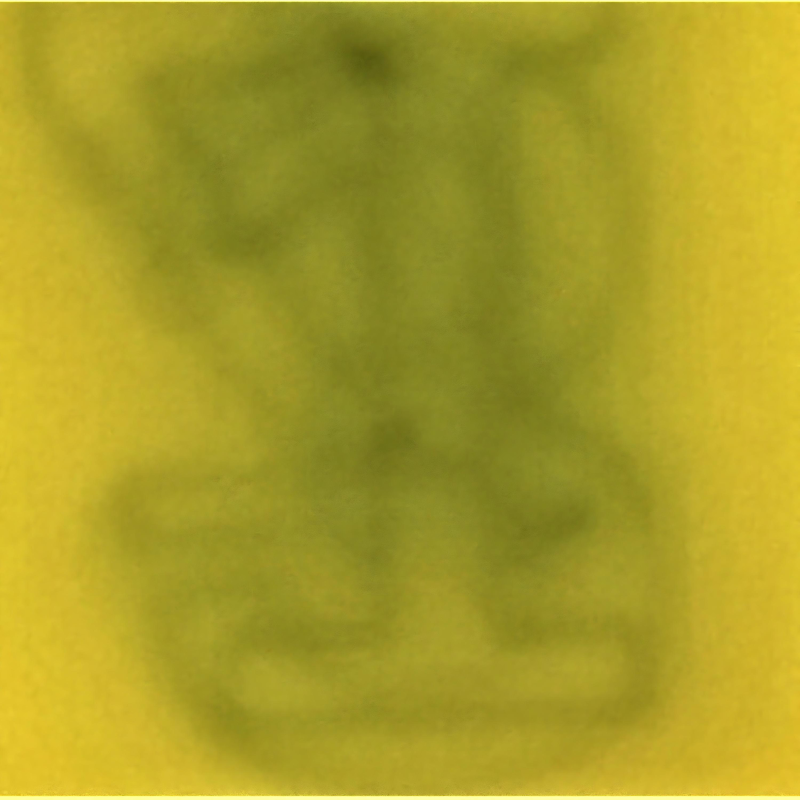
#> input picture raw_data/layers/1/raw.png, 1600 x 1600 px, found by its file name (shown at 1/2 size)
$ python run_clean_high_bin.py
#> lines starting #> are read from the running program, lines starting #| are printed output that depends on the picture; after the words box and inside, x2 and y2 are one past the last pixel; in counts of white or black regions, pixels touching at a corner belong together
### src/clean_high_bin.py
from __future__ import annotations

from pathlib import Path

import cv2
import numpy as np
from PIL import Image, ImageDraw


LABELS = ["1", "3", "4", "7"]

HIGH_PARAMS = {
    "gain": 0.52,
    "sig_gain": 0.38,
    "gate_relax": 0.06,
    "length_scale": 1.20,
    "support_sigma": 2.4,
    "crisp": 0.56,
    "bin_q": 85.0,
}


def normalize_percentile(x: np.ndarray, p_low: float = 1.0, p_high: float = 99.5) -> np.ndarray:
    x = np.asarray(x, dtype=np.float32)
    finite = np.isfinite(x)
    if not np.any(finite):
        return np.zeros_like(x, dtype=np.float32)
    lo, hi = np.percentile(x[finite], [p_low, p_high])
    if hi <= lo + 1e-8:
        return np.zeros_like(x, dtype=np.float32)
    return np.clip((x - lo) / (hi - lo), 0, 1).astype(np.float32)


def load_signal(path: Path) -> np.ndarray:
    arr = np.asarray(Image.open(path).convert("L"), dtype=np.float32) / 255.0
    # Input paper-clean images are black-on-white display images.
    return normalize_percentile(1.0 - arr, 1, 99.2)


def display_signal(signal: np.ndarray, gamma: float = 0.54, darkness: float = 0.98) -> np.ndarray:
    signal = normalize_percentile(signal, 1.0, 99.15)
    return np.clip(1.0 - darkness * np.power(np.clip(signal, 0, 1), gamma), 0, 1).astype(np.float32)


def save_gray(image: np.ndarray, path: Path) -> None:
    path.parent.mkdir(parents=True, exist_ok=True)
    Image.fromarray(np.clip(image * 255, 0, 255).astype(np.uint8)).save(path)


def save_binary(image: np.ndarray, path: Path) -> None:
    path.parent.mkdir(parents=True, exist_ok=True)
    Image.fromarray((np.clip(image, 0, 1) * 255).astype(np.uint8)).save(path)


def local_orientation_closing(mask: np.ndarray, max_len: int) -> np.ndarray:
    out = mask.astype(np.uint8).copy()
    for length in [max(5, max_len // 2), max(7, max_len)]:
        length = int(length) | 1
        for angle in (0, 30, 60, 90, 120, 150):
            kernel = np.zeros((length, length), dtype=np.uint8)
            center = length // 2
            theta = np.deg2rad(angle)
            dx = int(round(np.cos(theta) * center))
            dy = int(round(np.sin(theta) * center))
            cv2.line(kernel, (center - dx, center - dy), (center + dx, center + dy), 1, 1)
            closed = cv2.morphologyEx(mask.astype(np.uint8), cv2.MORPH_CLOSE, kernel)
            out = np.maximum(out, closed)
    return out.astype(np.float32)


def remove_dust(mask: np.ndarray, min_area: int) -> np.ndarray:
    num, labels, stats, _ = cv2.connectedComponentsWithStats(mask.astype(np.uint8), 8)
    out = np.zeros_like(mask, dtype=np.uint8)
    for cid in range(1, num):
        if int(stats[cid, cv2.CC_STAT_AREA]) >= min_area:
            out[labels == cid] = 1
    return out.astype(np.float32)


def binarize_clean_high(signal: np.ndarray) -> np.ndarray:
    sig = normalize_percentile(signal, 1, 99.4)
    thr_percentile = np.percentile(sig, HIGH_PARAMS["bin_q"])
    otsu_input = np.clip(sig * 255, 0, 255).astype(np.uint8)
    otsu_thr, _ = cv2.threshold(otsu_input, 0, 255, cv2.THRESH_BINARY + cv2.THRESH_OTSU)
    thr = max(float(thr_percentile), otsu_thr / 255.0 * 0.92)
    bw = (sig > thr).astype(np.uint8)
    bw = remove_dust(bw, min_area=max(4, sig.size // 160000)).astype(np.uint8)
    bw = cv2.morphologyEx(bw, cv2.MORPH_CLOSE, cv2.getStructuringElement(cv2.MORPH_ELLIPSE, (3, 3)))
    return bw.astype(np.float32)


def clean_high_bin(clean_signal: np.ndarray, source_evidence: np.ndarray) -> dict[str, np.ndarray]:
    sig = normalize_percentile(clean_signal, 1, 99.2)
    evidence = normalize_percentile(source_evidence, 1, 99.2)
    h, w = sig.shape
    min_area = max(3, sig.size // 180000)

    high = sig > max(0.20, float(np.percentile(sig, 84)))
    support = cv2.GaussianBlur(high.astype(np.float32), (0, 0), HIGH_PARAMS["support_sigma"])
    p_low = np.percentile(evidence, 61)
    p_high = np.percentile(evidence, 94)
    evidence_gate = np.clip((evidence - p_low) / (p_high - p_low + 1e-6), 0, 1)

    gate_thr = max(0.08, 0.16 - HIGH_PARAMS["gate_relax"])
    bridge_candidate = (support > 0.045) & (evidence_gate > gate_thr)

    base_len = max(7, min(19, int(round(max(h, w) * 0.010))))
    max_len = max(5, int(round(base_len * HIGH_PARAMS["length_scale"]))) | 1
    bridged = local_orientation_closing(bridge_candidate.astype(np.uint8), max_len=max_len)
    bridged = bridged * (cv2.GaussianBlur(high.astype(np.float32), (0, 0), 5.0) > 0.018)

    support_mask = np.maximum(high.astype(np.float32), bridged)
    support_mask = remove_dust(support_mask, min_area=min_area)
    support_mask = cv2.morphologyEx(
        support_mask.astype(np.uint8),
        cv2.MORPH_CLOSE,
        cv2.getStructuringElement(cv2.MORPH_ELLIPSE, (3, 3)),
    ).astype(np.float32)

    repaired = np.maximum(
        sig,
        HIGH_PARAMS["gain"] * support_mask * evidence_gate + HIGH_PARAMS["sig_gain"] * sig * support_mask,
    )
    repaired = cv2.GaussianBlur(repaired.astype(np.float32), (0, 0), 0.45)
    repaired = normalize_percentile(repaired, 2.0, 98.8)

    blur = cv2.GaussianBlur(repaired, (0, 0), 1.2)
    crisp = normalize_percentile(np.maximum(repaired + HIGH_PARAMS["crisp"] * (repaired - blur), 0), 2.0, 98.7)
    crisp = crisp * (0.28 + 0.72 * np.maximum(support_mask, high.astype(np.float32)))
    crisp = normalize_percentile(crisp, 2.4, 98.6)

    binary = binarize_clean_high(crisp)
    added_audit = normalize_percentile(np.maximum(crisp - sig, 0), 1, 99)
    return {
        "clean_high": crisp.astype(np.float32),
        "clean_high_bin": binary.astype(np.float32),
        "support_mask": support_mask.astype(np.float32),
        "added_audit": added_audit.astype(np.float32),
    }


def make_contact_sheet(labels: list[str], columns: dict[str, list[np.ndarray]], outpath: Path) -> None:
    names = list(columns)
    tile = (270, 270)
    header = 58
    label_w = 48
    sheet = Image.new("RGB", (label_w + len(names) * tile[0], header + len(labels) * tile[1]), "white")
    draw = ImageDraw.Draw(sheet)
    for c, name in enumerate(names):
        x = label_w + c * tile[0]
        draw.rectangle([x, 0, x + tile[0], header], fill=(242, 242, 242))
        draw.text((x + 8, 10), name, fill=(0, 0, 0))
    for r, label in enumerate(labels):
        y = header + r * tile[1]
        draw.rectangle([0, y, label_w, y + tile[1]], fill=(248, 248, 248))
        draw.text((17, y + 14), label, fill=(0, 0, 0))
        for c, name in enumerate(names):
            image = columns[name][r]
            if image.ndim == 3:
                thumb = Image.fromarray(image.astype(np.uint8)).convert("RGB")
                fill = "white"
            else:
                thumb = Image.fromarray(np.clip(image * 255, 0, 255).astype(np.uint8)).convert("RGB")
                fill = "black" if name.endswith("_bin") else "white"
            thumb.thumbnail(tile, Image.Resampling.LANCZOS)
            canvas = Image.new("RGB", tile, fill)
            canvas.paste(thumb, ((tile[0] - thumb.width) // 2, (tile[1] - thumb.height) // 2))
            sheet.paste(canvas, (label_w + c * tile[0], y))
    outpath.parent.mkdir(parents=True, exist_ok=True)
    sheet.save(outpath)

### run_clean_high_bin.py
from __future__ import annotations

import argparse
from datetime import datetime
from pathlib import Path

import numpy as np
from PIL import Image

from src.clean_high_bin import (
    LABELS,
    clean_high_bin,
    display_signal,
    load_signal,
    make_contact_sheet,
    save_binary,
    save_gray,
)


def run(source: Path, out_root: Path) -> Path:
    outdir = out_root / f"clean_high_bin_{datetime.now().strftime('%Y%m%d_%H%M%S')}"
    outdir.mkdir(parents=True, exist_ok=False)

    columns: dict[str, list[np.ndarray]] = {
        "raw": [],
        "source_clean": [],
        "clean_high": [],
        "clean_high_bin": [],
    }

    for label in LABELS:
        layer_src = source / "layers" / label
        layer_out = outdir / "layers" / label
        layer_out.mkdir(parents=True, exist_ok=True)

        raw = np.asarray(Image.open(layer_src / "raw.png").convert("RGB"))
        clean_signal = load_signal(layer_src / "paper_clean.png")
        evidence = load_signal(layer_src / "source_hybrid_soft.png")
        result = clean_high_bin(clean_signal, evidence)

        Image.fromarray(raw).save(layer_out / "raw.png")
        save_gray(display_signal(clean_signal), layer_out / "source_clean.png")
        save_gray(display_signal(result["clean_high"]), layer_out / "clean_high.png")
        save_binary(result["clean_high_bin"], layer_out / "clean_high_bin.png")
        save_gray(result["support_mask"], layer_out / "support_mask.png")
        save_gray(result["added_audit"], layer_out / "added_audit.png")

        np.save(layer_out / "clean_high.npy", result["clean_high"])
        np.save(layer_out / "clean_high_bin.npy", result["clean_high_bin"])
        np.save(layer_out / "support_mask.npy", result["support_mask"])
        np.save(layer_out / "added_audit.npy", result["added_audit"])

        columns["raw"].append(raw)
        columns["source_clean"].append(display_signal(clean_signal))
        columns["clean_high"].append(display_signal(result["clean_high"]))
        columns["clean_high_bin"].append(result["clean_high_bin"])

    make_contact_sheet(columns=columns, labels=LABELS, outpath=outdir / "contact_sheets" / "clean_high_bin_overview.png")
    (outdir / "method.md").write_text(
        """# Clean High Binary Output

This run uses the selected clean_high_bin stage only.

Inputs per layer:
- raw.png
- paper_clean.png
- source_hybrid_soft.png

Outputs per layer:
- clean_high.png
- clean_high_bin.png
- support_mask.png
- added_audit.png
""",
        encoding="utf-8",
    )
    return outdir


def main() -> None:
    parser = argparse.ArgumentParser(description="Run the selected clean_high_bin image-processing stage.")
    parser.add_argument("--source", default="sample_data", help="Input folder containing layers/<label>/ files.")
    parser.add_argument("--out-root", default="outputs", help="Output root directory.")
    args = parser.parse_args()
    outdir = run(Path(args.source), Path(args.out_root))
#> in run, raw is the input picture: shape (1600, 1600, 3); mean R, G, B 169.5, 157.7, 39.4
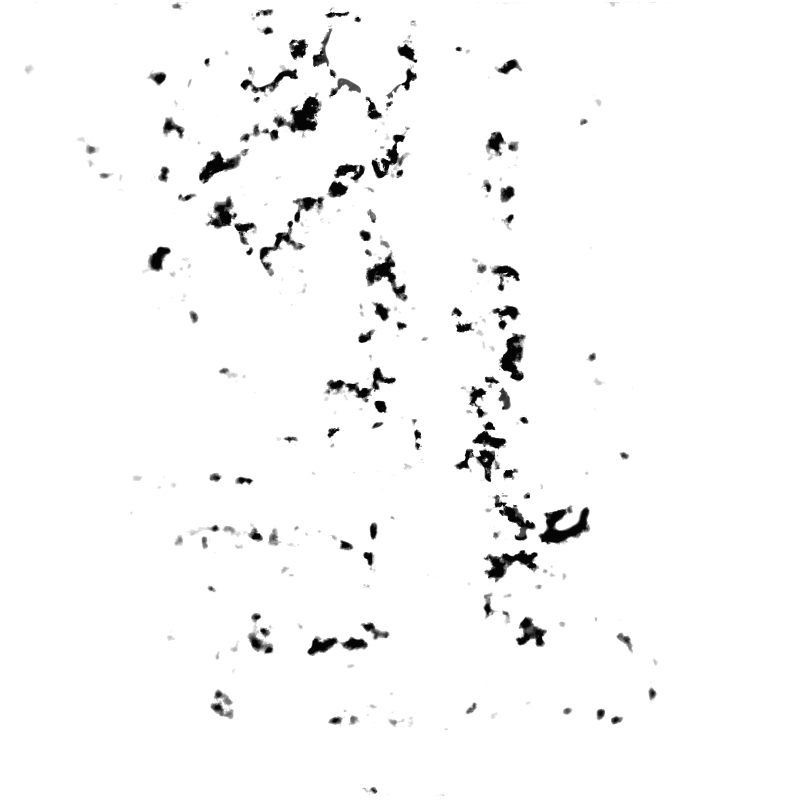
#> input picture sample_data/layers/1/paper_clean.png, 1600 x 1600 px (shown at 1/2 size)
#> in normalize_percentile, `finite = np.isfinite(x)`: finite: shape (1600, 1600) bool; every value is 1
#> in normalize_percentile, `lo, hi = np.percentile(x[finite], [p_low, p_high])`: lo = 0; hi = 0.98
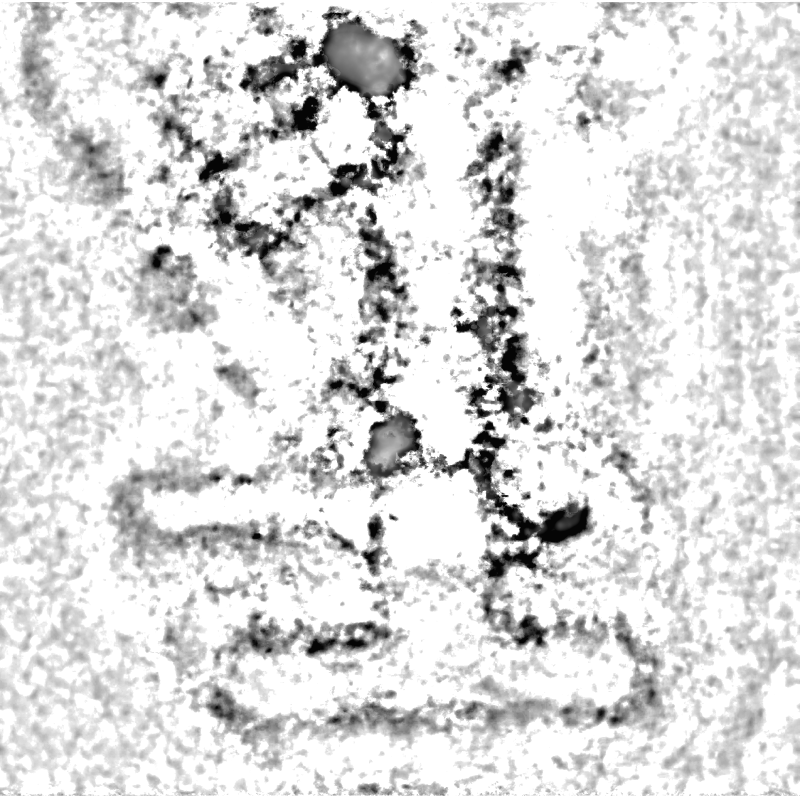
#> input picture sample_data/layers/1/source_hybrid_soft.png, 1600 x 1600 px (shown at 1/2 size)
#> call 2 of normalize_percentile, with p_low = 1, p_high = 99.2
#> in normalize_percentile (call 2), `x = np.asarray(x, dtype=np.float32)`:
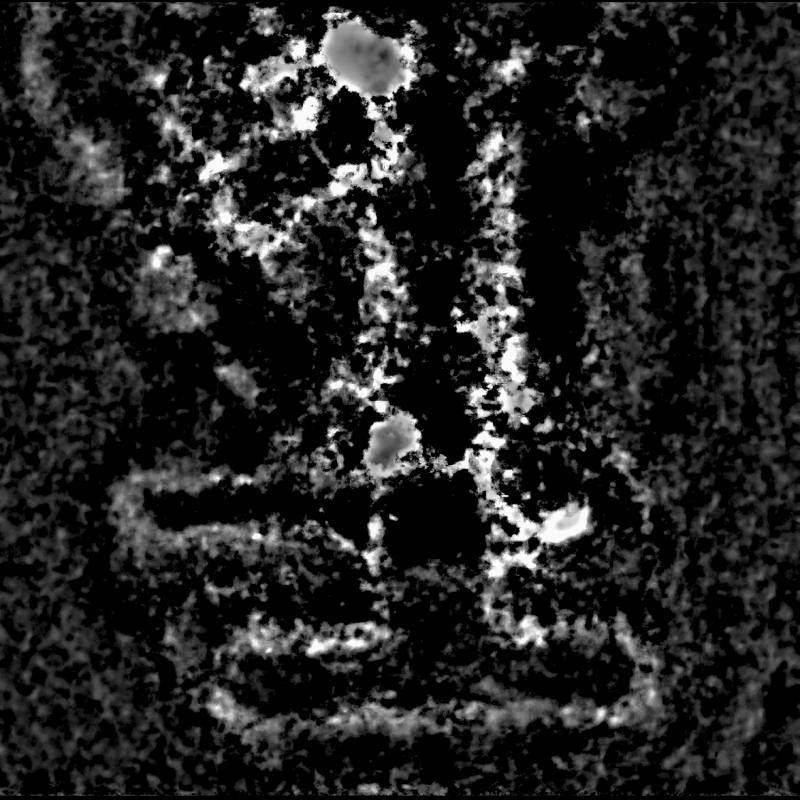
#> x: shape (1600, 1600) float32 (shown at 1/2 size); min 0, max 0.98, mean 0.139
#> in clean_high_bin, `high = sig > max(0.20, float(np.percentile(sig, 84)))`:
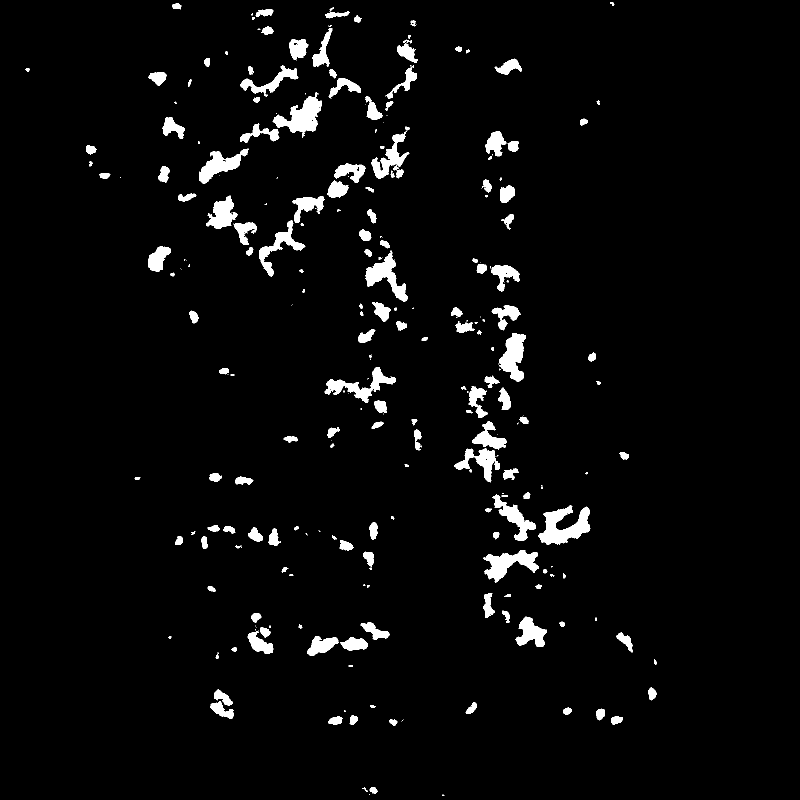
#> high: shape (1600, 1600) bool (shown at 1/2 size); 3.6% white; 269 white regions (90 under 20 px), largest, box (x1, y1, x2, y2) and area: (1076, 1010, 1181, 1089) 4280, (545, 185, 644, 275) 3751, (967, 1100, 1078, 1165) 3306
#> in clean_high_bin, `p_low = np.percentile(evidence, 61)`: p_low = 0.124
#> in clean_high_bin, `p_high = np.percentile(evidence, 94)`: p_high = 0.548
#> in clean_high_bin, `bridge_candidate = (support > 0.045) & (evidence_gate > gate_thr)`: bridge_candidate: shape (1600, 1600) bool; 6.2% white; 164 white regions (9 under 20 px), largest, box (x1, y1, x2, y2) and area: (515, 324, 735, 556) 10165, (477, 182, 647, 289) 7080, (1073, 1007, 1184, 1093) 6063
#> after the loop in local_orientation_closing, `for length in [max(5, max_len // 2), max(7, max_len)]:`: out: shape (1600, 1600); values 0 (black) and 1 (white), 7.5% white; 106 white regions (25 under 20 px), largest, box (x1, y1, x2, y2) and area: (394, 12, 839, 371) 33200, (963, 982, 1184, 1298) 24976, (408, 250, 823, 556) 24916
#> in clean_high_bin, `bridged = bridged * (cv2.GaussianBlur(high.astype(np.float32), (0, 0),..`: bridged: shape (1600, 1600) float32; values 0 (black) and 1 (white), 7.5% white; 111 white regions (16 under 20 px), largest, box (x1, y1, x2, y2) and area: (394, 12, 839, 371) 33082, (408, 250, 823, 556) 24568, (905, 606, 1056, 968) 21476
#> in clean_high_bin, `support_mask = np.maximum(high.astype(np.float32), bridged)`: support_mask: shape (1600, 1600) float32; values 0 (black) and 1 (white), 7.5% white; 114 white regions (19 under 20 px), largest, box (x1, y1, x2, y2) and area: (394, 12, 839, 371) 33084, (408, 250, 823, 556) 24568, (905, 606, 1056, 968) 21476
#> in remove_dust, `num, labels, stats, _ = cv2.connectedComponentsWithStats(mask.astype(n..`:
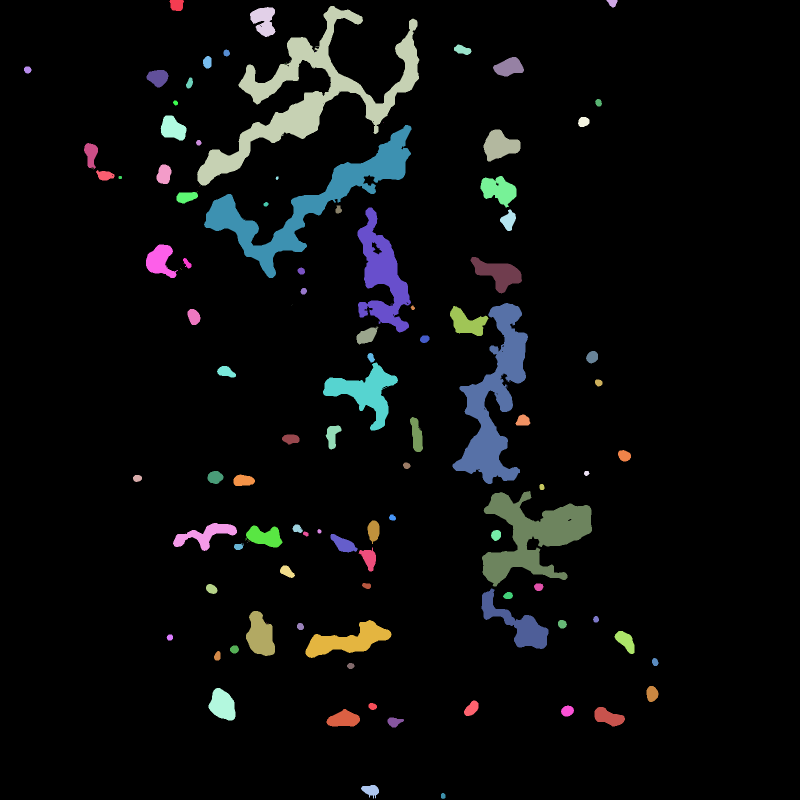
#> labels: shape (1600, 1600) int32 (shown at 1/2 size); 115 distinct labels, from 0 to 114; one colour per label, 0 black
#> in remove_dust, `num, labels, stats, _ = cv2.connectedComponentsWithStats(mask.astype(n..`: num = 115; stats = 115 rows, first 6: [0, 0, 1600, 1600, 2369139], [339, 0, 29, 22, 532], [1213, 0, 22, 15, 222], [394, 12, 445, 359, 33084], [500, 14, 51, 60, 2033], [908, 89, 35, 21, 470]
#> in clean_high_bin, `support_mask = cv2.morphologyEx( support_mask.astype(np.uint8), cv2.MO..`: support_mask: shape (1600, 1600) float32; values 0 (black) and 1 (white), 7.5% white; 95 white regions, largest, box (x1, y1, x2, y2) and area: (394, 12, 839, 371) 33141, (408, 250, 823, 556) 24602, (905, 606, 1056, 968) 21548
#> in binarize_clean_high, `thr_percentile = np.percentile(sig, HIGH_PARAMS["bin_q"])`: thr_percentile = 0
#> in binarize_clean_high, `otsu_thr, _ = cv2.threshold(otsu_input, 0, 255, cv2.THRESH_BINARY + cv..`: otsu_thr = 94
#> in binarize_clean_high, `thr = max(float(thr_percentile), otsu_thr / 255.0 * 0.92)`: thr = 0.339
#> in binarize_clean_high, `bw = (sig > thr).astype(np.uint8)`: bw: shape (1600, 1600); values 0 (black) and 1 (white), 6% white; 205 white regions (82 under 20 px), largest, box (x1, y1, x2, y2) and area: (409, 326, 752, 556) 15390, (964, 986, 1184, 1173) 15273, (621, 13, 838, 268) 10025
#> call 2 of remove_dust, with min_area = 16
#> in remove_dust (call 2), `num, labels, stats, _ = cv2.connectedComponentsWithStats(mask.astype(n..`:
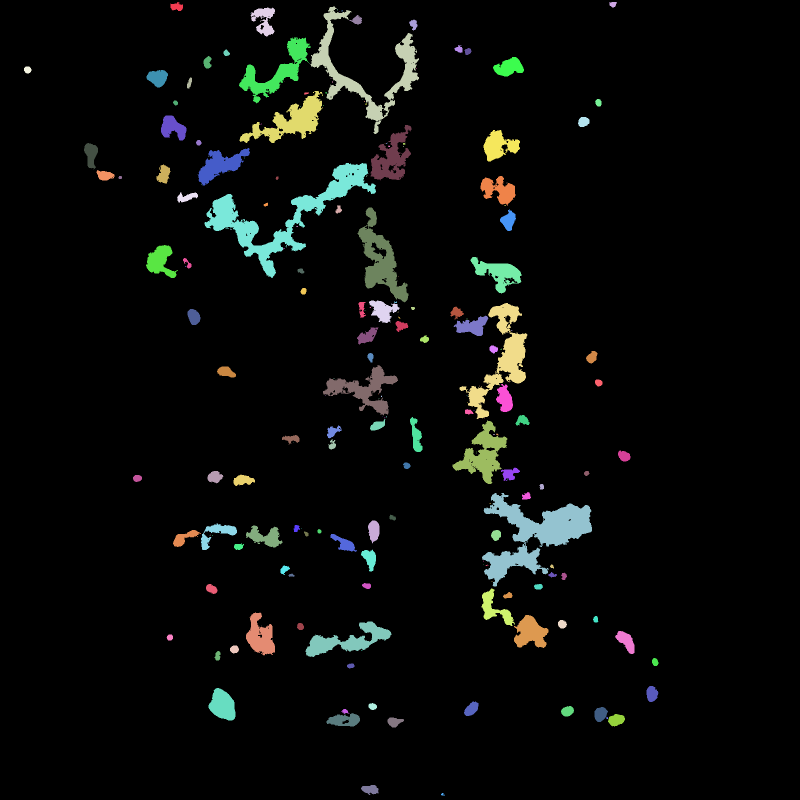
#> labels: shape (1600, 1600) int32 (shown at 1/2 size); 206 distinct labels, from 0 to 205; one colour per label, 0 black
#> in remove_dust (call 2), `num, labels, stats, _ = cv2.connectedComponentsWithStats(mask.astype(n..`: num = 206; stats = 206 rows, first 6: [0, 0, 1600, 1600, 2406141], [341, 4, 25, 18, 312], [1218, 4, 16, 11, 124], [621, 13, 217, 255, 10025], [501, 15, 49, 58, 1503], [674, 19, 2, 2, 3]
#> in binarize_clean_high, `bw = cv2.morphologyEx(bw, cv2.MORPH_CLOSE, cv2.getStructuringElement(c..`: bw: shape (1600, 1600); values 0 (black) and 1 (white), 6.1% white; 120 white regions, largest, box (x1, y1, x2, y2) and area: (409, 326, 752, 556) 15570, (964, 986, 1184, 1173) 15413, (621, 13, 838, 268) 10434
#> in run, `result = clean_high_bin(clean_signal, evidence)`: result = 4 items
#> in make_contact_sheet, `names = list(columns)`: names = ['raw', 'source_clean', 'clean_high', 'clean_high_bin']
#> in make_contact_sheet, `sheet = Image.new("RGB", (label_w + len(names) * tile[0], header + len..`: sheet: PIL image 1128x1138 RGB; every value is 255
#> the loop in make_contact_sheet, `for c, name in enumerate(names):` made 4 passes
#> (name, x) on passes 1 to 4: ('raw', 48), ('source_clean', 318), ('clean_high', 588), ('clean_high_bin', 858)
#> after the loop in make_contact_sheet, `for r, label in enumerate(labels):`:
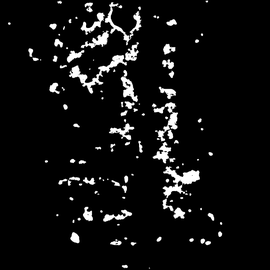
#> canvas: PIL image 270x270 RGB; min 0, max 255, mean 15.6
    print(outdir.resolve())
    print((outdir / "contact_sheets" / "clean_high_bin_overview.png").resolve())


if __name__ == "__main__":
    main()
